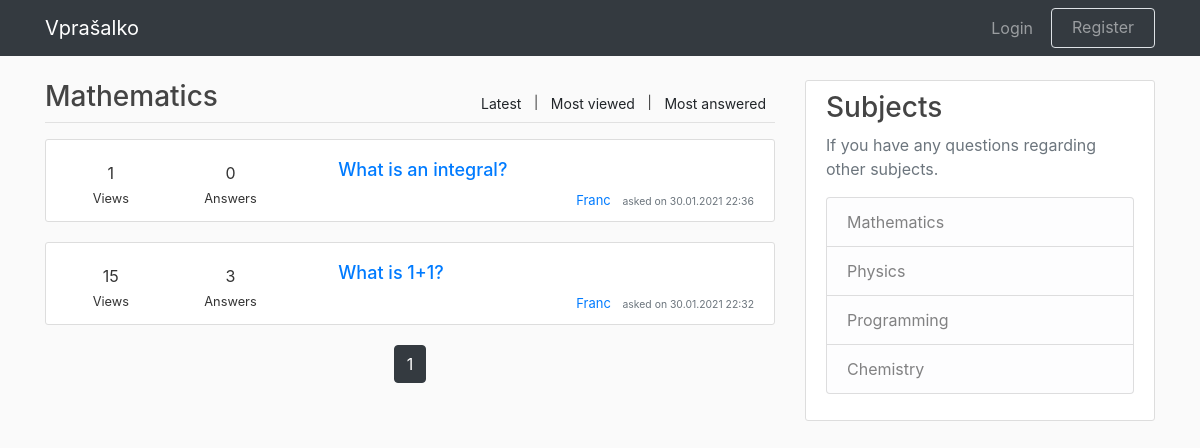
Page /home on the earlier database version.
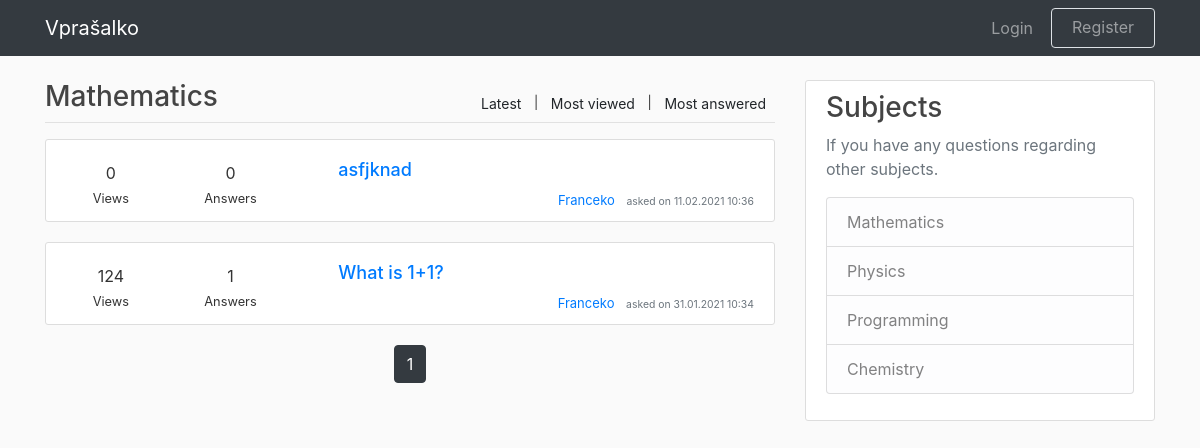
Same page on the later database version.
### application/models.py (models this page shows, shortened)
class Question(db.Model, UserMixin):
    id = db.Column(db.Integer, primary_key=True)
    title = db.Column(db.String(100), nullable=False)
    date_posted = db.Column(db.DateTime, nullable=False, default=datetime.utcnow)
    content = db.Column(db.Text, nullable=False)
    views = db.Column(db.Integer, default=0)
    num_answers = db.Column(db.Integer, default=0)
    user_id = db.Column(db.Integer, db.ForeignKey('user.id'), nullable=False)
    answers = db.relationship("Answer", backref="title", lazy=True, cascade="all, delete-orphan")

class User(db.Model, UserMixin):
    id = db.Column(db.Integer, primary_key=True)
    username = db.Column(db.String(15), unique=True, nullable=False)
    email = db.Column(db.String(120), unique=True, nullable=False)
    password = db.Column(db.String(20), nullable=False)
    description = db.Column(db.String(300), nullable=False, default="No description yet.")
    questions = db.relationship('Question', backref='author', lazy=True)
    answers = db.relationship('Answer', backref='author', lazy=True)

### application/routes.py (the view)
@app.route("/")
@app.route("/home")
def home():
    page = request.args.get("page", default=1, type=int)
    questions = Question.query.order_by(Question.date_posted.desc()).paginate(page=page, per_page=5)
    return render_template("home.html", questions=questions)

### application/templates/home.html
{% extends "layout.html" %}
{% block content %}
    <div class="col-md-8 pd-0 mg-0">
        <div class="forum-title">
            <div class="float-right forum-desc filter">
                <small>
                    <a class="btn btn-sm btn-custom" href="/"> Latest</a> |
                    <a class="btn btn-sm btn-custom" href="{{ url_for('most_viewed') }}">Most viewed</a> |
                    <a class="btn btn-sm btn-custom" href="{{ url_for('most_answered') }}">Most answered</a>
                </small>
            </div>
            <h3>Mathematics</h3>
        </div>
        <hr class="title-line">
        {% for question in questions.items %}
            <article class="media content-section">
                <div class="media-body">
                    <div class="row">
                        <div class="col-md-2 question-info mt-auto mb-auto">
                            <span class="likes-number">{{ question.views }}</span>
                            <div>
                                <small>Views</small>
                            </div>
                        </div>
                        <div class="col-md-2 question-info mt-auto mb-auto">
                            <span class="answers-number">{{ question.num_answers }}</span>
                            <div>
                                <small>Answers</small>
                            </div>
                        </div>
                        <div class="col-md-8 pl-5">
                            <h3><a class="article-title" href="{{ url_for('question_post', question_id=question.id) }}">{{ question.title }}</a></h3>
                            <div class="article-metadata article-info">
                                <a class="mr-2" href="{{ url_for('user_profile', username=question.author.username) }}">{{ question.author.username }}</a>
                                <small class="text-muted">asked on {{ question.date_posted.strftime('%d.%m.%Y %H:%M') }}</small>
                            </div>
                        </div>
                    </div>
                </div>
            </article>
        {% endfor %}
        <div class="page-align">
            {% for page_num in questions.iter_pages(left_edge=1, right_edge=1, left_current=1, right_current=2) %}
                {% if page_num %}
                    {% if questions.page == page_num %}
                        <a class="btn btn-dark mb-4" href="{{ url_for('home', page=page_num) }}">{{ page_num }}</a>
                    {% else %}
                        <a class="btn btn-outline-dark mb-4" href="{{ url_for('home', page=page_num) }}">{{ page_num }}</a>
                    {% endif %}
                {% else %}
                    ...
                {% endif %}
            {% endfor %}
        </div>
    </div>
    {% include "sidebar.html" %}
{% endblock content %}

Differences in the rows shown:
removed Question: views "1", num_answers "0", title "What is an integral?", author.username "Franc", date_posted "30.01.2021 22:36"
removed Question: views "15", num_answers "3", title "What is 1+1?", author.username "Franc", date_posted "30.01.2021 22:32"
added Question: views "0", num_answers "0", title "asfjknad", author.username "Franceko", date_posted "11.02.2021 10:36"
added Question: views "124", num_answers "1", title "What is 1+1?", author.username "Franceko", date_posted "31.01.2021 10:34"
